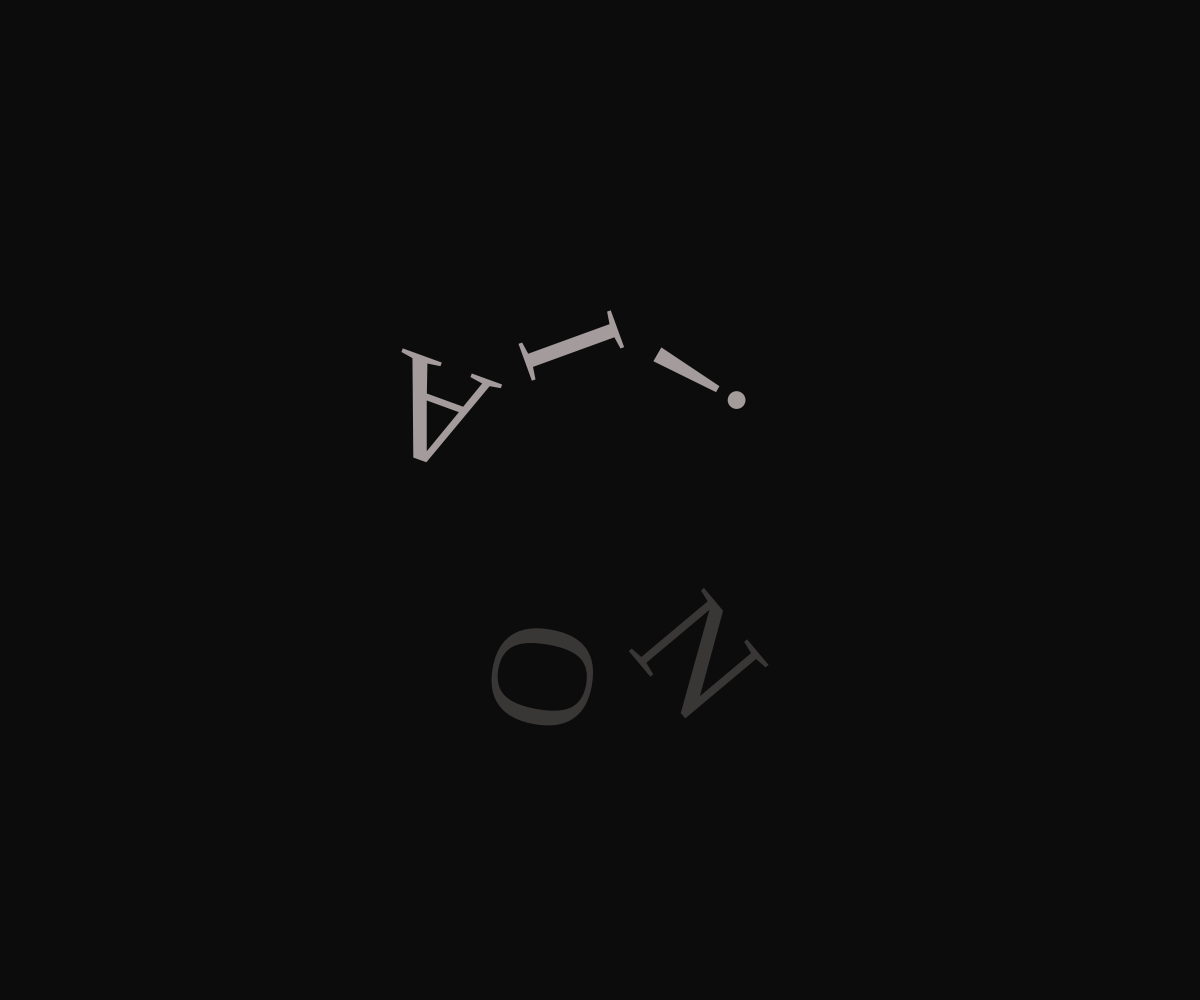
Frame 1 (no input)
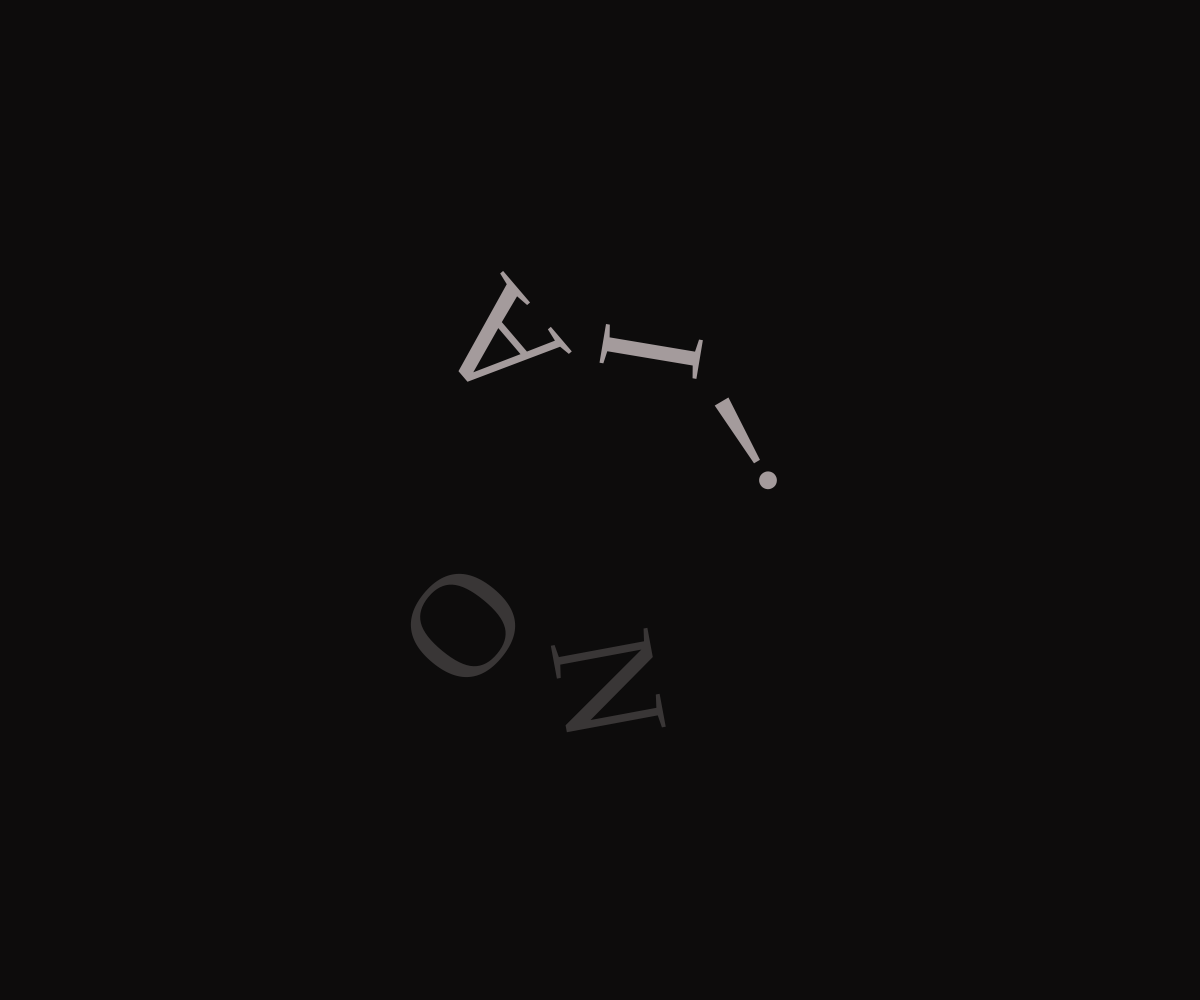
Frame 60 (no input)
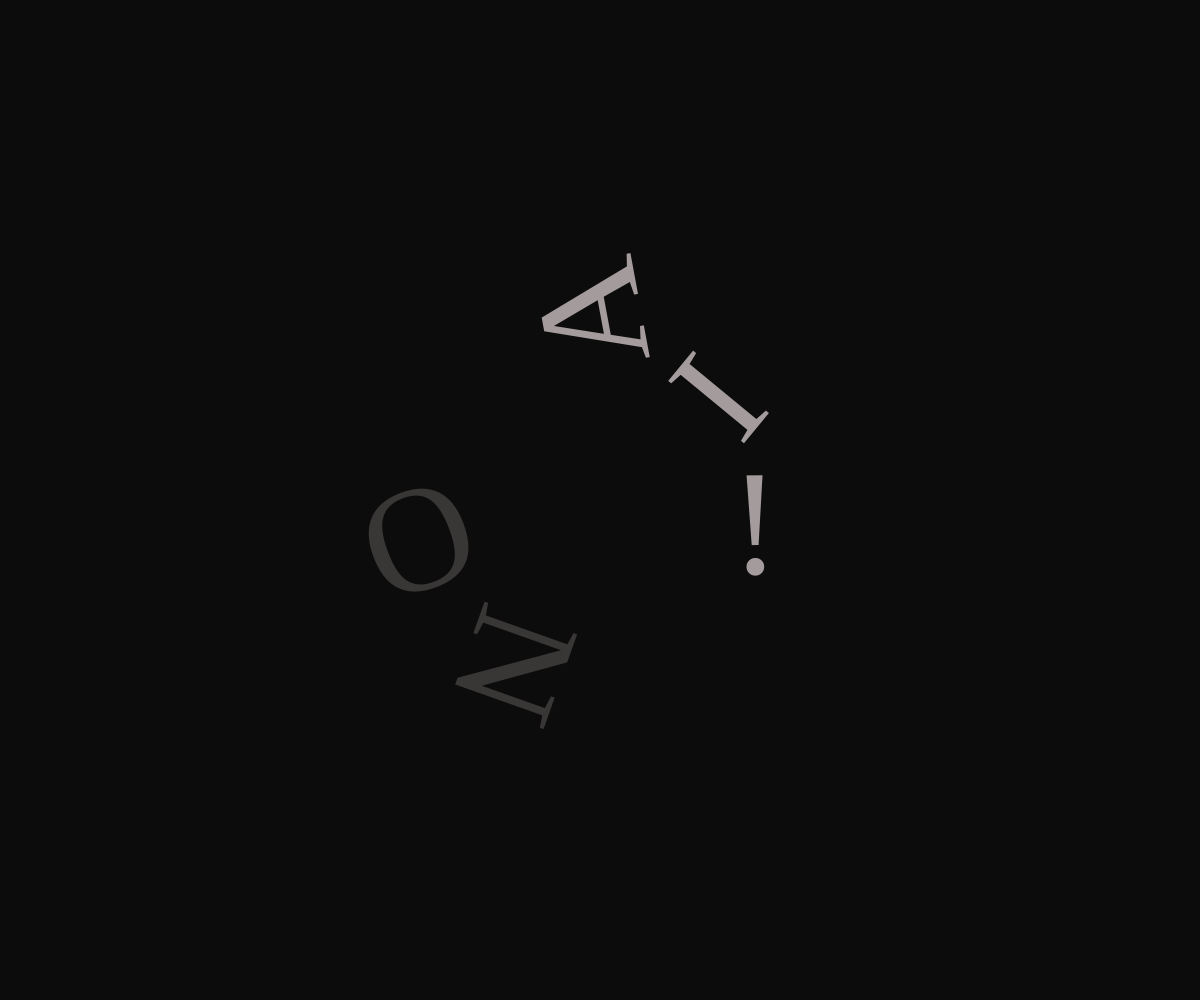
Frame 120 (the mouse pressed at the canvas centre since frame 60)

The p5.js sketch that drew these frames (run headless with seeded random() and noise() and a simulated clock; from frame 60 on, the mouse is pressed at the canvas centre):

// p5.js sketch
// ── sketch.js
let palavra = "NO AI!";
let palavraArray;
let r = 150;
let angulo = 50;

function setup() {
  createCanvas(windowWidth, windowHeight);
  angleMode(DEGREES);
  textSize(150);
  textFont("Georgia");

  palavraArray = palavra.split("");

  let x = r * cos(angulo);
  let y = r * sin(angulo);

  frameRate(100);
}

function draw() {
  background("#0D0C0C");

  translate(width / 2, height / 2);
  rotate(angulo);

  for (let i = 0; i < palavraArray.length; i++) {
    let angulo1 = (300 / palavraArray.length) * i;

    push();

    rotate(angulo1);

    if (angulo1 > 140) {
      fill("#A49B9C");
    } else {
      fill("#393636");
    }

    text(
      palavraArray[i],
      r * cos(30),
      r * sin(30)
    );

    pop();
  }

  angulo += 0.5;
}
